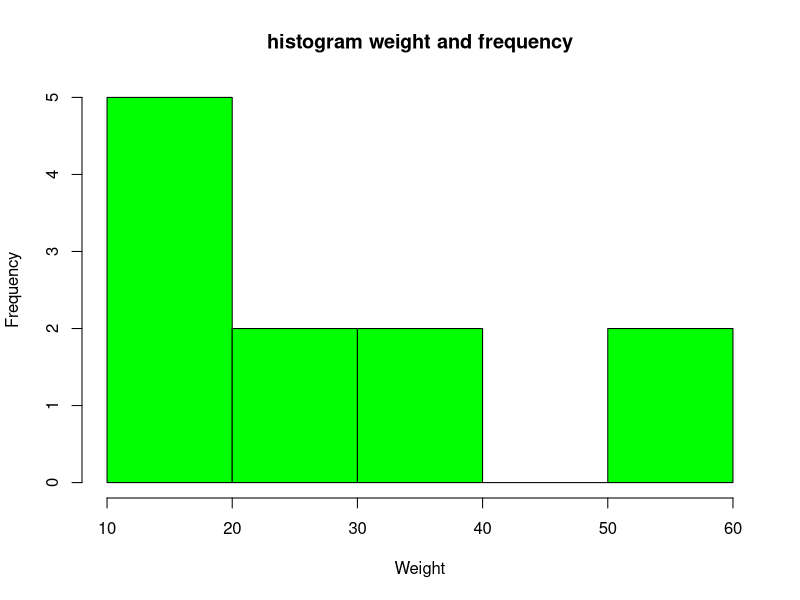

The R source for this figure:
x<-c(12,24,16,38,21,13,55,17,39,10,60)
png(file = "Histogram chart.png")  
hist(x,
     main="histogram weight and frequency",
     xlab = "Weight",
     ylab="Frequency",
     col = "green",
     border = "black")  
dev.off()  


